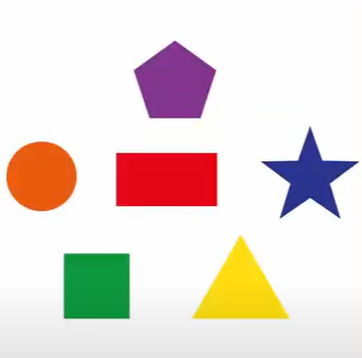
#> input picture shapes.png, 362 x 358 px
$ python detecting_circle_using-hough_circle_transfrom.py
#> lines starting #> are read from the running program, lines starting #| are printed output that depends on the picture; after the words box and inside, x2 and y2 are one past the last pixel; in counts of white or black regions, pixels touching at a corner belong together
import numpy as np
import cv2 as cv
img = cv.imread('shapes.png')
#> img is the input picture: shape (358, 362, 3); mean B, G, R 214, 219.8, 232
output = img.copy()
gray = cv.cvtColor(img, cv.COLOR_BGR2GRAY)
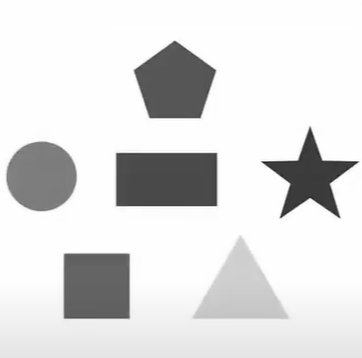
#> gray: shape (358, 362); min 31, max 255, mean 222.8
gray = cv.medianBlur(gray, 5)
circles = cv.HoughCircles(gray, cv.HOUGH_GRADIENT, 1, 20,
                          param1=50, param2=30, minRadius=0, maxRadius=0)
#> circles = [[40.5, 175.5, 34.7]]
detected_circles = np.uint16(np.around(circles))
#> detected_circles = [[40, 176, 35]]
for(x,y,r) in detected_circles[0, :]:
    cv.circle(output, (x, y), r, (0, 255, 0), 3)
    cv.circle(output, (x, y), 2, (0, 255, 255), 3)
#> this loop made 1 pass
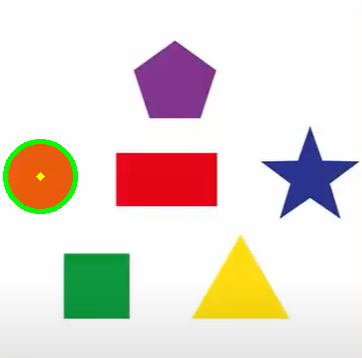
#> output: shape (358, 362, 3); 0.88% of pixels changed, all inside (x1, y1, x2, y2) = (3, 139, 78, 214)

cv.imshow('output', output)
cv.waitKey(0)
cv.destroyAllWindows()
